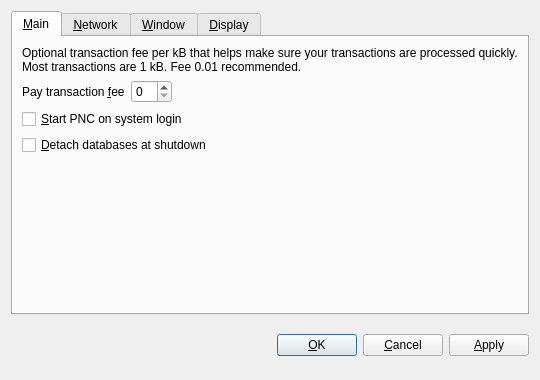
<?xml version="1.0" encoding="UTF-8"?>
<ui version="4.0">
 <class>OptionsDialog</class>
 <widget class="QDialog" name="OptionsDialog">
  <property name="geometry">
   <rect>
    <x>0</x>
    <y>0</y>
    <width>540</width>
    <height>380</height>
   </rect>
  </property>
  <property name="windowTitle">
   <string>Options</string>
  </property>
  <property name="modal">
   <bool>true</bool>
  </property>
  <layout class="QVBoxLayout" name="verticalLayout">
   <item>
    <widget class="QTabWidget" name="tabWidget">
     <property name="tabPosition">
      <enum>QTabWidget::North</enum>
     </property>
     <property name="currentIndex">
      <number>0</number>
     </property>
     <widget class="QWidget" name="tabMain">
      <attribute name="title">
       <string>&amp;Main</string>
      </attribute>
      <layout class="QVBoxLayout" name="verticalLayout_Main">
       <item>
        <widget class="QLabel" name="transactionFeeInfoLabel">
         <property name="text">
          <string>Optional transaction fee per kB that helps make sure your transactions are processed quickly. Most transactions are 1 kB. Fee 0.01 recommended.</string>
         </property>
         <property name="textFormat">
          <enum>Qt::PlainText</enum>
         </property>
         <property name="wordWrap">
          <bool>true</bool>
         </property>
        </widget>
       </item>
       <item>
        <layout class="QHBoxLayout" name="horizontalLayout_Main">
         <item>
          <widget class="QLabel" name="transactionFeeLabel">
           <property name="text">
            <string>Pay transaction &amp;fee</string>
           </property>
           <property name="textFormat">
            <enum>Qt::PlainText</enum>
           </property>
           <property name="buddy">
            <cstring>transactionFee</cstring>
           </property>
          </widget>
         </item>
         <item>
          <widget class="BitcoinAmountField" name="transactionFee"/>
         </item>
         <item>
          <spacer name="horizontalSpacer_Main">
           <property name="orientation">
            <enum>Qt::Horizontal</enum>
           </property>
           <property name="sizeHint" stdset="0">
            <size>
             <width>40</width>
             <height>20</height>
            </size>
           </property>
          </spacer>
         </item>
        </layout>
       </item>
       <item>
        <widget class="QCheckBox" name="bitcoinAtStartup">
         <property name="toolTip">
          <string>Automatically start PNC after logging in to the system.</string>
         </property>
         <property name="text">
          <string>&amp;Start PNC on system login</string>
         </property>
        </widget>
       </item>
       <item>
        <widget class="QCheckBox" name="detachDatabases">
         <property name="toolTip">
          <string>Detach block and address databases at shutdown. This means they can be moved to another data directory, but it slows down shutdown. The wallet is always detached.</string>
         </property>
         <property name="text">
          <string>&amp;Detach databases at shutdown</string>
         </property>
        </widget>
       </item>
       <item>
        <spacer name="verticalSpacer_Main">
         <property name="orientation">
          <enum>Qt::Vertical</enum>
         </property>
         <property name="sizeHint" stdset="0">
          <size>
           <width>20</width>
           <height>40</height>
          </size>
         </property>
        </spacer>
       </item>
      </layout>
     </widget>
     <widget class="QWidget" name="tabNetwork">
      <attribute name="title">
       <string>&amp;Network</string>
      </attribute>
      <layout class="QVBoxLayout" name="verticalLayout_Network">
       <item>
        <widget class="QCheckBox" name="mapPortUpnp">
         <property name="toolTip">
          <string>Automatically open the PNC client port on the router. This only works when your router supports UPnP and it is enabled.</string>
         </property>
         <property name="text">
          <string>Map port using &amp;UPnP</string>
         </property>
        </widget>
       </item>
       <item>
        <widget class="QCheckBox" name="connectSocks">
         <property name="toolTip">
          <string>Connect to the PNC network through a SOCKS proxy (e.g. when connecting through Tor).</string>
         </property>
         <property name="text">
          <string>&amp;Connect through SOCKS proxy:</string>
         </property>
        </widget>
       </item>
       <item>
        <layout class="QHBoxLayout" name="horizontalLayout_Network">
         <item>
          <widget class="QLabel" name="proxyIpLabel">
           <property name="text">
            <string>Proxy &amp;IP:</string>
           </property>
           <property name="textFormat">
            <enum>Qt::PlainText</enum>
           </property>
           <property name="buddy">
            <cstring>proxyIp</cstring>
           </property>
          </widget>
         </item>
         <item>
          <widget class="QValidatedLineEdit" name="proxyIp">
           <property name="maximumSize">
            <size>
             <width>140</width>
             <height>16777215</height>
            </size>
           </property>
           <property name="toolTip">
            <string>IP address of the proxy (e.g. 127.0.0.1)</string>
           </property>
          </widget>
         </item>
         <item>
          <widget class="QLabel" name="proxyPortLabel">
           <property name="text">
            <string>&amp;Port:</string>
           </property>
           <property name="textFormat">
            <enum>Qt::PlainText</enum>
           </property>
           <property name="buddy">
            <cstring>proxyPort</cstring>
           </property>
          </widget>
         </item>
         <item>
          <widget class="QLineEdit" name="proxyPort">
           <property name="maximumSize">
            <size>
             <width>55</width>
             <height>16777215</height>
            </size>
           </property>
           <property name="toolTip">
            <string>Port of the proxy (e.g. 9050)</string>
           </property>
          </widget>
         </item>
         <item>
          <widget class="QLabel" name="socksVersionLabel">
           <property name="text">
            <string>SOCKS &amp;Version:</string>
           </property>
           <property name="textFormat">
            <enum>Qt::PlainText</enum>
           </property>
           <property name="buddy">
            <cstring>socksVersion</cstring>
           </property>
          </widget>
         </item>
         <item>
          <widget class="QValueComboBox" name="socksVersion">
           <property name="toolTip">
            <string>SOCKS version of the proxy (e.g. 5)</string>
           </property>
          </widget>
         </item>
         <item>
          <spacer name="horizontalSpacer_Network">
           <property name="orientation">
            <enum>Qt::Horizontal</enum>
           </property>
           <property name="sizeHint" stdset="0">
            <size>
             <width>40</width>
             <height>20</height>
            </size>
           </property>
          </spacer>
         </item>
        </layout>
       </item>
       <item>
        <spacer name="verticalSpacer_Network">
         <property name="orientation">
          <enum>Qt::Vertical</enum>
         </property>
         <property name="sizeHint" stdset="0">
          <size>
           <width>20</width>
           <height>40</height>
          </size>
         </property>
        </spacer>
       </item>
      </layout>
     </widget>
     <widget class="QWidget" name="tabWindow">
      <attribute name="title">
       <string>&amp;Window</string>
      </attribute>
      <layout class="QVBoxLayout" name="verticalLayout_Window">
       <item>
        <widget class="QCheckBox" name="minimizeToTray">
         <property name="toolTip">
          <string>Show only a tray icon after minimizing the window.</string>
         </property>
         <property name="text">
          <string>&amp;Minimize to the tray instead of the taskbar</string>
         </property>
        </widget>
       </item>
       <item>
        <widget class="QCheckBox" name="minimizeOnClose">
         <property name="toolTip">
          <string>Minimize instead of exit the application when the window is closed. When this option is enabled, the application will be closed only after selecting Quit in the menu.</string>
         </property>
         <property name="text">
          <string>M&amp;inimize on close</string>
         </property>
        </widget>
       </item>
       <item>
        <spacer name="verticalSpacer_Window">
         <property name="orientation">
          <enum>Qt::Vertical</enum>
         </property>
         <property name="sizeHint" stdset="0">
          <size>
           <width>20</width>
           <height>40</height>
          </size>
         </property>
        </spacer>
       </item>
      </layout>
     </widget>
     <widget class="QWidget" name="tabDisplay">
      <attribute name="title">
       <string>&amp;Display</string>
      </attribute>
      <layout class="QVBoxLayout" name="verticalLayout_Display">
       <item>
        <layout class="QHBoxLayout" name="horizontalLayout_1_Display">
         <item>
          <widget class="QLabel" name="langLabel">
           <property name="text">
            <string>User Interface &amp;language:</string>
           </property>
           <property name="textFormat">
            <enum>Qt::PlainText</enum>
           </property>
           <property name="buddy">
            <cstring>lang</cstring>
           </property>
          </widget>
         </item>
         <item>
          <widget class="QValueComboBox" name="lang">
           <property name="toolTip">
            <string>The user interface language can be set here. This setting will take effect after restarting PNC.</string>
           </property>
          </widget>
         </item>
        </layout>
       </item>
       <item>
        <layout class="QHBoxLayout" name="horizontalLayout_2_Display">
         <item>
          <widget class="QLabel" name="unitLabel">
           <property name="text">
            <string>&amp;Unit to show amounts in:</string>
           </property>
           <property name="textFormat">
            <enum>Qt::PlainText</enum>
           </property>
           <property name="buddy">
            <cstring>unit</cstring>
           </property>
          </widget>
         </item>
         <item>
          <widget class="QValueComboBox" name="unit">
           <property name="toolTip">
            <string>Choose the default subdivision unit to show in the interface and when sending coins.</string>
           </property>
          </widget>
         </item>
        </layout>
       </item>
       <item>
        <widget class="QCheckBox" name="displayAddresses">
         <property name="toolTip">
          <string>Whether to show PNC addresses in the transaction list or not.</string>
         </property>
         <property name="text">
          <string>&amp;Display addresses in transaction list</string>
         </property>
        </widget>
       </item>
       <item>
        <spacer name="verticalSpacer_Display">
         <property name="orientation">
          <enum>Qt::Vertical</enum>
         </property>
         <property name="sizeHint" stdset="0">
          <size>
           <width>20</width>
           <height>40</height>
          </size>
         </property>
        </spacer>
       </item>
      </layout>
     </widget>
    </widget>
   </item>
   <item>
    <layout class="QHBoxLayout" name="horizontalLayout_Buttons">
     <item>
      <spacer name="horizontalSpacer_1">
       <property name="orientation">
        <enum>Qt::Horizontal</enum>
       </property>
       <property name="sizeHint" stdset="0">
        <size>
         <width>40</width>
         <height>48</height>
        </size>
       </property>
      </spacer>
     </item>
     <item>
      <widget class="QLabel" name="statusLabel">
       <property name="font">
        <font>
         <weight>75</weight>
         <bold>true</bold>
        </font>
       </property>
       <property name="text">
        <string/>
       </property>
       <property name="textFormat">
        <enum>Qt::PlainText</enum>
       </property>
       <property name="wordWrap">
        <bool>true</bool>
       </property>
      </widget>
     </item>
     <item>
      <spacer name="horizontalSpacer_2">
       <property name="orientation">
        <enum>Qt::Horizontal</enum>
       </property>
       <property name="sizeHint" stdset="0">
        <size>
         <width>40</width>
         <height>48</height>
        </size>
       </property>
      </spacer>
     </item>
     <item>
      <widget class="QPushButton" name="okButton">
       <property name="text">
        <string>&amp;OK</string>
       </property>
      </widget>
     </item>
     <item>
      <widget class="QPushButton" name="cancelButton">
       <property name="text">
        <string>&amp;Cancel</string>
       </property>
       <property name="autoDefault">
        <bool>false</bool>
       </property>
      </widget>
     </item>
     <item>
      <widget class="QPushButton" name="applyButton">
       <property name="text">
        <string>&amp;Apply</string>
       </property>
       <property name="autoDefault">
        <bool>false</bool>
       </property>
      </widget>
     </item>
    </layout>
   </item>
  </layout>
 </widget>
 <customwidgets>
  <customwidget>
   <class>BitcoinAmountField</class>
   <extends>QSpinBox</extends>
   <header>bitcoinamountfield.h</header>
  </customwidget>
  <customwidget>
   <class>QValueComboBox</class>
   <extends>QComboBox</extends>
   <header>qvaluecombobox.h</header>
  </customwidget>
  <customwidget>
   <class>QValidatedLineEdit</class>
   <extends>QLineEdit</extends>
   <header>qvalidatedlineedit.h</header>
  </customwidget>
 </customwidgets>
 <resources/>
 <connections/>
</ui>
